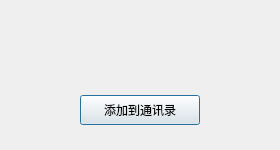
<?xml version="1.0" encoding="UTF-8"?>
<ui version="4.0">
 <class>FindSuccessDlg</class>
 <widget class="QDialog" name="FindSuccessDlg">
  <property name="geometry">
   <rect>
    <x>0</x>
    <y>0</y>
    <width>280</width>
    <height>150</height>
   </rect>
  </property>
  <property name="minimumSize">
   <size>
    <width>280</width>
    <height>101</height>
   </size>
  </property>
  <property name="maximumSize">
   <size>
    <width>280</width>
    <height>150</height>
   </size>
  </property>
  <property name="windowTitle">
   <string>Dialog</string>
  </property>
  <layout class="QVBoxLayout" name="verticalLayout">
   <property name="spacing">
    <number>0</number>
   </property>
   <property name="leftMargin">
    <number>5</number>
   </property>
   <property name="topMargin">
    <number>0</number>
   </property>
   <property name="rightMargin">
    <number>5</number>
   </property>
   <property name="bottomMargin">
    <number>0</number>
   </property>
   <item>
    <widget class="QWidget" name="widget" native="true">
     <layout class="QHBoxLayout" name="horizontalLayout">
      <property name="spacing">
       <number>10</number>
      </property>
      <property name="leftMargin">
       <number>5</number>
      </property>
      <property name="topMargin">
       <number>0</number>
      </property>
      <property name="rightMargin">
       <number>5</number>
      </property>
      <property name="bottomMargin">
       <number>0</number>
      </property>
      <item>
       <widget class="QLabel" name="head_lb">
        <property name="minimumSize">
         <size>
          <width>50</width>
          <height>50</height>
         </size>
        </property>
        <property name="maximumSize">
         <size>
          <width>50</width>
          <height>50</height>
         </size>
        </property>
        <property name="text">
         <string/>
        </property>
       </widget>
      </item>
      <item>
       <widget class="QLabel" name="name_lb">
        <property name="minimumSize">
         <size>
          <width>50</width>
          <height>50</height>
         </size>
        </property>
        <property name="maximumSize">
         <size>
          <width>16777215</width>
          <height>50</height>
         </size>
        </property>
        <property name="text">
         <string/>
        </property>
       </widget>
      </item>
      <item>
       <spacer name="horizontalSpacer">
        <property name="orientation">
         <enum>Qt::Horizontal</enum>
        </property>
        <property name="sizeHint" stdset="0">
         <size>
          <width>137</width>
          <height>20</height>
         </size>
        </property>
       </spacer>
      </item>
     </layout>
    </widget>
   </item>
   <item>
    <widget class="QWidget" name="widget_2" native="true">
     <layout class="QHBoxLayout" name="horizontalLayout_2">
      <property name="spacing">
       <number>0</number>
      </property>
      <property name="leftMargin">
       <number>0</number>
      </property>
      <property name="topMargin">
       <number>0</number>
      </property>
      <property name="rightMargin">
       <number>0</number>
      </property>
      <property name="bottomMargin">
       <number>5</number>
      </property>
      <item>
       <widget class="ClickedBtn" name="add_friend_btn">
        <property name="minimumSize">
         <size>
          <width>90</width>
          <height>30</height>
         </size>
        </property>
        <property name="maximumSize">
         <size>
          <width>120</width>
          <height>30</height>
         </size>
        </property>
        <property name="text">
         <string>添加到通讯录</string>
        </property>
       </widget>
      </item>
     </layout>
    </widget>
   </item>
  </layout>
 </widget>
 <customwidgets>
  <customwidget>
   <class>ClickedBtn</class>
   <extends>QPushButton</extends>
   <header location="global">clickedbtn.h</header>
  </customwidget>
 </customwidgets>
 <resources/>
 <connections/>
</ui>
